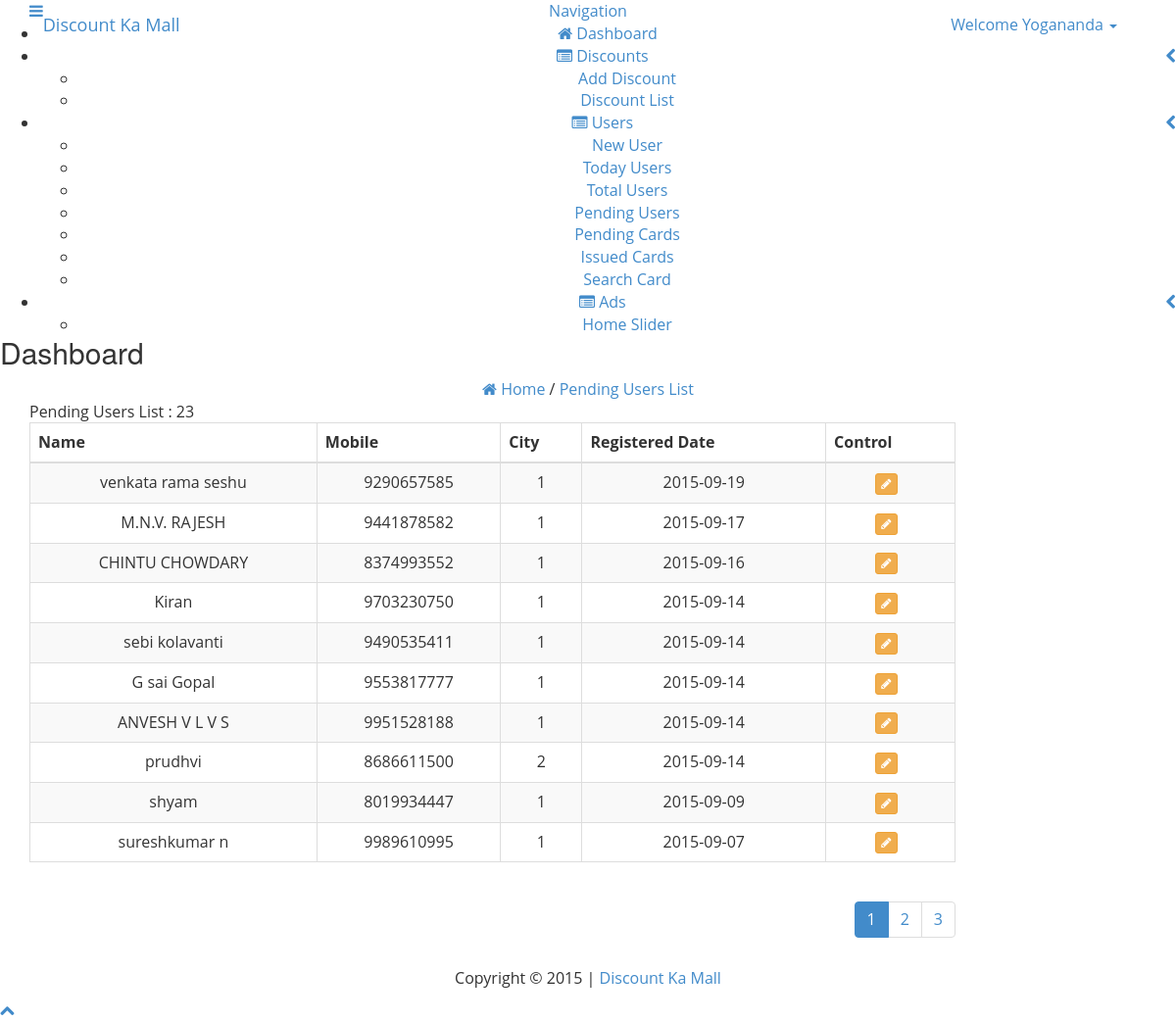
/discountmall/pending-users.php (signed in), run on the app's committed database.
### tables this page shows
CREATE TABLE IF NOT EXISTS `users` (
  `sno` int(10) NOT NULL AUTO_INCREMENT,
  `userid` varchar(20) NOT NULL,
  `full_name` varchar(255) NOT NULL,
  `email` varchar(255) NOT NULL,
  `pass` varchar(50) NOT NULL,
  `gender` enum('M','F') NOT NULL,
  `mobile` varchar(20) NOT NULL,
  `dob` date NOT NULL,
  `aid` varchar(30) NOT NULL,
  `acard` varchar(255) NOT NULL,
  `cphoto` varchar(255) NOT NULL,
  `address` mediumtext NOT NULL,
  `city` varchar(5) NOT NULL,
  `terms` tinyint(1) NOT NULL,
  `dcard` tinyint(1) NOT NULL,
  `issby` varchar(20) NOT NULL,
  `rdate` date NOT NULL,
  `apply_status` varchar(10) NOT NULL,
  PRIMARY KEY (`sno`)
);

### discountmall/pending-users.php (the view, shortened to what this page needs)
<?php
$admin_name=$_SESSION['uname'];
?>
<!DOCTYPE html>
<html lang="en">
<head>
  <link href="style/bootstrap.css" rel="stylesheet">
  <link rel="stylesheet" href="style/font-awesome.css">
  <link rel="stylesheet" href="style/jquery-ui-1.9.2.custom.min.css">
  <link rel="stylesheet" href="style/fullcalendar.css">
  <link rel="stylesheet" href="style/prettyPhoto.css">
  <link rel="stylesheet" href="style/rateit.css">
  <link rel="stylesheet" href="style/bootstrap-datetimepicker.min.css">
  <link rel="stylesheet" href="style/jquery.cleditor.css">
  <link rel="stylesheet" href="style/uniform.default.html">
  <link rel="stylesheet" href="style/daterangepicker-bs3.css" />
  <link rel="stylesheet" href="style/bootstrap-switch.css">
  <link href="style/style.css" rel="stylesheet">
  <link href="style/widgets.css" rel="stylesheet">
  <link href="style/jquery.gritter.css" rel="stylesheet">
</head>
<body>
<header>
<div class="navbar navbar-fixed-top bs-docs-nav" role="banner">
    <div class="container">
      <div class="navbar-header">
      <a href="#" class="pull-left menubutton hidden-xs"><i class="fa fa-bars"></i></a>
		  <a href="dashboard.php" class="navbar-brand">Discount <span class="bold">Ka Mall</span></a>
		</div>
      <nav class="collapse navbar-collapse bs-navbar-collapse" role="navigation">
        <ul class="nav navbar-nav pull-right">
          <li class="dropdown pull-right user-data">
            <a data-toggle="dropdown" class="dropdown-toggle" href="#">
              Welcome <span class="bold"><?php echo ucfirst($admin_name);?></span> <b class="caret"></b>
            </a>
          </li>
        </ul>
      </nav>
    </div>
  </div>
</header>
<div class="content">
    <div class="sidebar">
        <div class="sidebar-dropdown"><a href="#">Navigation</a></div>
        <ul id="nav">
          <li><a href="dashboard.php" class="open"><i class="fa fa-home"></i> <span>Dashboard</span></a></li>
          <li class="has_sub"><a href="#"><i class="fa fa-list-alt"></i> <span>Discounts</span> <span class="pull-right"><i class="fa fa-chevron-left"></i></span></a>
            <ul>
              <li><a href="add-discount.php">Add Discount</a></li>
              <li><a href="discount-list.php">Discount List</a></li>
            </ul>
          </li>
		<li class="has_sub"><a href="#" class="open"><i class="fa fa-list-alt"></i> <span>Users</span> <span class="pull-right"><i class="fa fa-chevron-left"></i></span></a>
            <ul>
				<li><a href="new-user.php">New User</a></li>
				<li><a href="today-users.php">Today Users</a></li>
				<li><a href="total-users.php">Total Users</a></li>
				<li><a href="pending-users.php" class="active">Pending Users</a></li>
				<li><a href="card-pendings.php">Pending Cards</a></li>
        <li><a href="issued-cards.php">Issued Cards</a></li>
            <li><a href="search-user.php">Search Card</a></li>
            </ul>
        </li>
		<li class="has_sub"><a href="#"><i class="fa fa-list-alt"></i> <span>Ads</span> <span class="pull-right"><i class="fa fa-chevron-left"></i></span></a>
            <ul>
				<li><a href="home-slider.php">Home Slider</a></li>
            </ul>
        </li>
        </ul>
    </div>
  	<div class="mainbar">
	    <div class="page-head">
	      <h2 class="pull-left">Dashboard</h2>
        <div class="clearfix"></div>
        <div class="bread-crumb">
          <a href="dashboard.php"><i class="fa fa-home"></i> Home</a>
          <span class="divider">/</span>
          <a href="#" class="bread-current">Pending Users List</a>
        </div>
	    </div>
	    <div class="matter">
        <div class="container">
			<div class="row">
				<div class="col-md-10">
				<?php
					if(isset($_GET['edit']))
					{
						$disid=$_GET['edit'];
						$edit_discount=mysql_query("select * from discounts where disid='{$disid}'");
						$edetails=mysql_fetch_array($edit_discount);
						?>
						<div class="widget">
                <div class="widget-head">
                  <div class="pull-left">Edit Discount</div>
                  <div class="clearfix"></div>
                </div>
                <div class="widget-content">
                  <div class="padd">
                     <form class="form-horizontal" role="form" method="post" action="" enctype="multipart/form-data" onsubmit="return valid_details();">
							<input type="hidden" name="disid" value="<?php echo $disid; ?>">
							<div class="form-group">
                                  <label class="col-lg-2 control-label">Category</label>
                                  <div class="col-lg-10">
                                    <select class="form-control" name="cat" id="cat">
                                      <option value="Auto" <?php if($edetails['category']=="Auto"){ ?> selected="selected" <?php } ?>>Automobiles</option>
									  <option value="Beauty" <?php if($edetails['category']=="Beauty"){ ?> selected="selected" <?php } ?>>Beauty & Spa</option>
                                      <option value="Mobiles" <?php if($edetails['category']=="Mobiles"){ ?> selected="selected" <?php } ?>>Mobiles</option>
                                      <option value="Gaming" <?php if($edetails['category']=="Gaming"){ ?> selected="selected" <?php } ?>>Gaming</option>
                                      <option value="Hospitals"<?php if($edetails['category']=="Hospitals"){ ?> selected="selected" <?php } ?>>Hospitals</option>
                                      <option value="Hotels" <?php if($edetails['category']=="Hotels"){ ?> selected="selected" <?php } ?>>Hotels</option>
									  <option value="Shopping" <?php if($edetails['category']=="Shopping"){ ?> selected="selected" <?php } ?>>Shopping</option>
									  <option value="Restaurants" <?php if($edetails['category']=="Restaurants"){ ?> selected="selected" <?php } ?>>Restaurants</option>
									  <option value="Travels" <?php if($edetails['category']=="Travels"){ ?> selected="selected" <?php } ?>>Travels</option>
                                    </select>
                                  </div>
                            </div>
                                <div class="form-group">
                                  <label class="col-lg-2 control-label">Ad Title</label>
                                  <div class="col-lg-10">
                                    <input type="text" class="form-control" name="adtitle" id="adtitle" placeholder="Ad Title" value="<?php echo $edetails['adtitle']; ?>">
                                  </div>
                                </div>
                                <div class="form-group">
                                  <label class="col-lg-2 control-label">Discount</label>
                                  <div class="col-lg-10">
                                    <input type="text" class="form-control" name="discount" id="discount" placeholder="Discount" value="<?php echo $edetails['discount']; ?>">
                                  </div>
                                </div>
                                <div class="form-group">
                                  <label class="col-lg-2 control-label">Address</label>
                                  <div class="col-lg-10">
                                    <textarea class="form-control" rows="3" name="address" id="address" placeholder="Address"><?php echo $edetails['address']; ?></textarea>
                                  </div>
                                </div>
								<div class="form-group">
                                  <label class="col-lg-2 control-label">Contact Details</label>
                                  <div class="col-lg-10">
                                    <textarea class="form-control" rows="2" name="cdetails" id="cdetails" placeholder="Contact Details"><?php echo $edetails['cdetails']; ?></textarea>
                                  </div>
                                </div>
								<div class="form-group">
                                  <label class="col-lg-2 control-label">Description</label>
                                  <div class="col-lg-10">
                                    <textarea class="form-control" rows="3" name="desc" id="desc" placeholder="Description"><?php echo $edetails['description']; ?></textarea>
                                  </div>
                                </div>
								<div class="form-group">
                                  <label class="col-lg-2 control-label">Discount Logo</label>
                                  <div class="col-lg-10">
								  <img src="<?php echo $edetails['dlogo']; ?>" width="100" height="100"><br/><br/>
                                    <input type="file" name="dimage" id="dimage">
                                  </div>
                                </div>
                                    <hr />
                                <div class="form-group">
                                  <div class="col-lg-offset-2 col-lg-9">
                                    <input type="submit" class="btn btn-success" name="sub" value="Update">
                                    <input type="button" class="btn btn-danger" value="Back" onclick='return discountlist();'>
                                  </div>
                                </div>
                              </form>
                  </div>
                </div>
              </div>
						<?php
					}
					else
					{
						?>
						<div class="widget">
                <div class="widget-head">
                  <?php
                    $today_users=mysql_query("select * from users where apply_status='no'");
                    $urows=mysql_num_rows($today_users);
                  ?>
                  <div class="pull-left">Pending Users List : <?php echo $urows; ?></div>
                  <div class="clearfix"></div>
                </div>
                  <div class="widget-content">
                    <table class="table table-striped table-bordered table-hover">
                      <thead>
                        <tr>
                          <th>Name</th>
                          <th>Mobile</th>
                          <th>City</th>
						  <th>Registered Date</th>
                          <th>Control</th>
                        </tr>
                      </thead>
                      <tbody>
						<?php
						if(isset($_GET['page']))
						{
							$page=$_GET['page'];
						}
						else
						{
							$page=1;
						}
						$start_from=($page-1) * 10;
						if($urows==0)
						{
							echo "<div class='alert alert-danger'>
							 No Pending Users Found
								</div>";
						}
						else
						{
							$users_list=mysql_query("select * from users where apply_status='no' order by sno desc limit $start_from, 10");
							while($user_details=mysql_fetch_array($users_list))
							{
								echo "<tr>
								<td>$user_details[2]</td>
								<td>$user_details[6]</td>
								<td>$user_details[12]</td>
								<td>$user_details[16]</td>
								<td>
								<a href='today-users.php?edit=$user_details[1]'><button class='btn btn-xs btn-warning'><i class='fa fa-pencil'></i></button></a>&nbsp;&nbsp;";
								echo "</td>
								</tr>";
							}
						}
						?>
                      </tbody>
                    </table>
                    <div class="widget-foot">
                        <ul class="pagination pull-right">
                          <?php
						$total_pages = ceil($urows/10);
						for($j=1; $j<=$total_pages; $j++)
							{
							if($j != $page)
							{
							echo "<li><a href='pending-users.php?page=".$j."'> ".$j."</a></li>";
							}
							else
							{
							echo "<li class='active'><a href='pending-users.php?page=".$j."'> ".$j."</a></li>";
							}
							}
						?>
                        </ul>
                      <div class="clearfix"></div>
                    </div>
                  </div>
                </div>
						<?php
					}
				?>
				</div>
			</div>
        </div>
		</div>
    </div>
</div>
<footer>
  <div class="container">
    <div class="row">
      <div class="col-md-12">
            <p class="copy">Copyright &copy; 2015 | <a href="#">Discount Ka Mall</a> </p>
      </div>
    </div>
  </div>
</footer>
<span class="totop"><a href="#"><i class="fa fa-chevron-up"></i></a></span>
</body>
</html>

### css/style.css (style rules this page uses)
h4, h5, h6, h1, h2, h3 { margin-top: 0; }
ul, ol { margin: 0; }
p { margin: 0; }
html, body { font-family: 'Open Sans', sans-serif; font-size: 100%; background: #ffffff; }
body a { transition:0.5s all; -webkit-transition:0.5s all; -moz-transition:0.5s all; -o-transition:0.5s all; -ms-transition:0.5s all; }
.content { text-align:center; }
.copy { margin:10px 0; text-align:center; }

### data on the page
users: full_name "venkata rama seshu", mobile "9290657585", city "1", rdate "2015-09-19"
users: full_name "M.N.V. RAJESH", mobile "9441878582", city "1", rdate "2015-09-17"
users: full_name "CHINTU CHOWDARY", mobile "8374993552", city "1", rdate "2015-09-16"
users: full_name "Kiran", mobile "9703230750", city "1", rdate "2015-09-14"
users: full_name "sebi kolavanti", mobile "9490535411", city "1", rdate "2015-09-14"
users: full_name "G sai Gopal", mobile "9553817777", city "1", rdate "2015-09-14"
users: full_name "ANVESH V L V S", mobile "9951528188", city "1", rdate "2015-09-14"
users: full_name "prudhvi", mobile "8686611500", city "2", rdate "2015-09-14"
users: full_name "shyam", mobile "8019934447", city "1", rdate "2015-09-09"
users: full_name "sureshkumar n", mobile "9989610995", city "1", rdate "2015-09-07"

### other printed values
$admin_name "Yogananda"
$urows "23"
